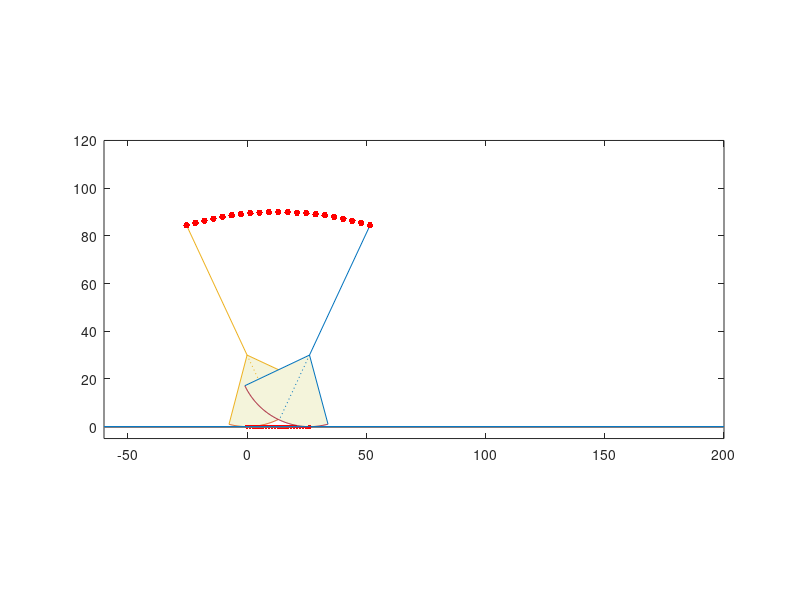

Here is the MATLAB script that generated this plot:
% Opdracht 5
% Het onderstaande programma is een bestaand programma, maar er staan syntax fouten in.
% Jij moet deze fouten gaan oplossen. 

% LET OP: Je mag code verwijderen, maar geen volledige variabelen.
% Je mag de namen van variabelen wel aanpassen. 
% Je hebt het goed gedaan wanneer je een pop-up krijgt met: 'WHIEHOEE'. 


%% ---------------- Programma ------------------ %%
% Dit script geeft je een basale bouwsteen voor een verder zelf te bouwen
% model van de rocker shoe. In deze kale vorm heeft het model (in wording)
% slechts input parameters (straal, booghoek, tophoek en beenlengte) maar
% genereert het geen output. Met andere woorden de effecten van wijzigingen
% van de inputparameters op het gedrag van het model worden niet berekend.
% Het model doorloopt ook nog geen bipedale fase.
% de keuze van die output parameters en de daarvoor benodigde berekeningen
% moeten door de projectgroep zelf worden toegevoegd aan dit script.
% bestudeer voor het formuleren van de relevante output de  in het introductie
% college genoemde literatuur.
% In het script worden rotatiematrices en translatievectoren gebruikt. In de
% lessen biokinematica van Herre Faber wordt de bijbehorende theorie verder toegelicht
% veel succes met het project
% Daphne  wezenberg en Aad Lagerberg
% versie 1.00 november 2015
% gemaakt door A.Lagerberg

close all
% INPUTS
r =30; % straal van de rockervoet. Maak de straal 0 en je krijgt een model zonder rocker
tophoek = 50; % tophoek tussen de benen
numsteps = 20; % aantal animatie stappen
booghoek = 80; %%!! %  cirkelsegment van de rockervoet moet minimaal gelijk zijn aan de tophoek
beenlengte= 90; % spreekt voor zich
time = 0.1; % Pauseduur in de animatie



% BEREKENINGEN
x = 0; %startpositie (x coordinaat centrum cirkelsegment)
y = 0; %% !!
%model rechtop tekenen
starthoek = -((180-booghoek)/2); % starthoek cirkelsegment
eindhoek = (starthoek-booghoek);
starthoek = starthoek*(pi/180);
eindhoek = eindhoek*(pi/180);
stap = (tophoek/numsteps); %   %%!!
stap = stap*(pi/180);
tophoek = tophoek*(pi/180);
booghoek = booghoek*(pi/180);
booglengte = tophoek*r;
stapboog = stap*r; % afgelegde weg op profiel en onderlaag per stap
ang=starthoek:-0.01:eindhoek;

% !! hier staat nu een clear vars


% punten berekenen in rechtopstaande positie vh model
xp= x+r*cos(ang); % x coordinaten van het profiel
yp=y+r*sin(ang); % y coordinaten van het profiel
xendoffoot = x; %snijpunt van been met profiel
yendoffoot = y-r;
xheup = x ;
yheup = beenlengte-r;           %%!! R ipv r
% alle punten die samen het model vormen in een matrix stoppen
model(1,:)= [xp x xendoffoot xheup];

% maak een vector aan:
model(2,:) = [yp y yendoffoot yheup]; 

% dan linksom roteren over halve tophoek
starthoek = (tophoek/2);
% de rotatiematrix maken zie: https://nl.wikipedia.org/wiki/Rotatiematrix
Rm = [cos(starthoek) -sin(starthoek);sin(starthoek) cos(starthoek)];
model = Rm*model;
% model animeren
%roteren over een staphoek (rechtsom dus -) (steeds over dezelfde hoek dus 1 matrix volstaat voor de hele
%animatie. Elk geroteerd model wordt apart opgeslagen (3d matrix)
Rstapm =  [cos(-stap) -sin(-stap);sin(-stap) cos(-stap)];
for i =1:numsteps+1
    model(:,:,i+1) = Rstapm*model(:,:,i);
end

% nu hebben we dus een serie  modellen die elk een staphoek verder
% rechtsom geroteerd staan maar nog allemaal om de oorsprong draaien

% model naar juiste positie in de animatie transleren
% het eerste middelpunt moet naar x = 0 y= r
% daarna steeds in x richting een stapboog verder op de x as
T1(1:2,numsteps+1) = zeros; %lege matrix maken
T1(2,:) = r;                    %%!!
for i = 1:numsteps
    T1(1,i+1) = T1(1,i)+stapboog;
end
% Toepassen op het model
for i =1:numsteps+1
    model(1,:,i) = T1(1,i)+model(1,:,i);
    model(2,:,i) = T1(2,i)+model(2,:,i);  %%!! mist een haakje bij model
end

% hier pak je het derde element van de eerste rij van T1 
derdeElementT1 = T1(1,3)          

%  De animatie plotten
figure('units','normalized','outerposition',[0 0 1 1],'Name', ' Rocker Animation ');
axis ([-60 200 -5 120])
for i = 1:numsteps+1     %%!! de f van for is weg gevallen
    eop = length(model)-3;% bepalen van end of profile coordinaten in het model (de lengte varieert obv de gekozen booghoek)
    hArea =(area([model(1,eop+1,i) model(1,1:eop+1,i)],[model(2,eop+1,i) model(2,1:eop+1,i)],'FaceColor',[0.9583  0.9583  0.8594],'EdgeColor','none'));
    hold on
    hLine(1)=(plot(model(1,1:eop,i),model(2,1:eop,i)));
    hLine(2)=(line([model(1,eop+1,i) model(1,eop,i)],[model(2,eop+1,i) model(2,eop,i)]));
    hLine(3)=(line([model(1,eop+1,i) model(1,1,i)],[model(2,eop+1,i) model(2,1,i)]));
    hLine(4)=(line([model(1,eop+1,i) model(1,eop+2,i)],[model(2,eop+1,i) model(2,eop+2,i)],'Linestyle',':'));
    hLine(5)=(line([model(1,eop+1,i) model(1,eop+3,i)],[model(2,eop+1,i) model(2,eop+3,i)]));
    hPoint(1) =(plot(model(1,eop+1,i), 0, '.r', 'MarkerSize',10));% contactpunt
    hPoint(2)=(plot(model(1,eop+3,i),model(2,eop+3,i), '.r', 'MarkerSize',15)); % heuppositie
    axis equal
    line([-60 200],[0 0])
    axis([-60 200 -5 120])
    pause(time)
    if i > 1 && i <numsteps+1 % eerste en laatste positie niet wissen in de plot
        delete(hLine)
        delete(hArea)        
    end
end




message = 'WHIEHOOOEE';

 msgbox(message)



